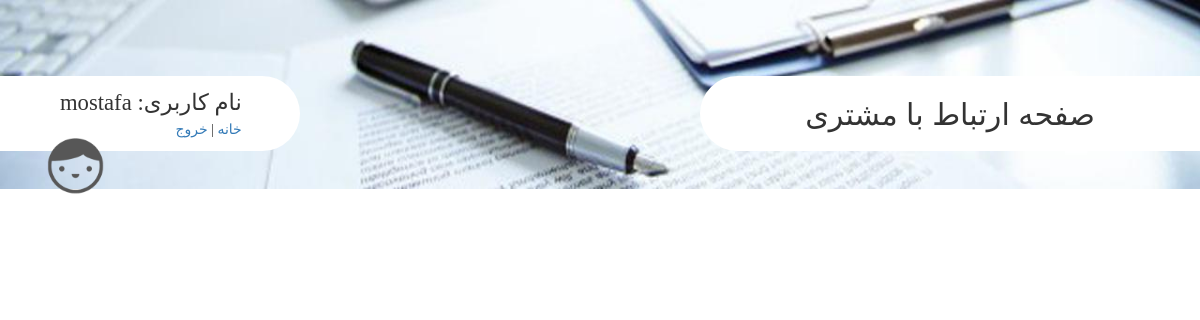
The page /user/show_events/ (signed in) on the database as committed earlier.
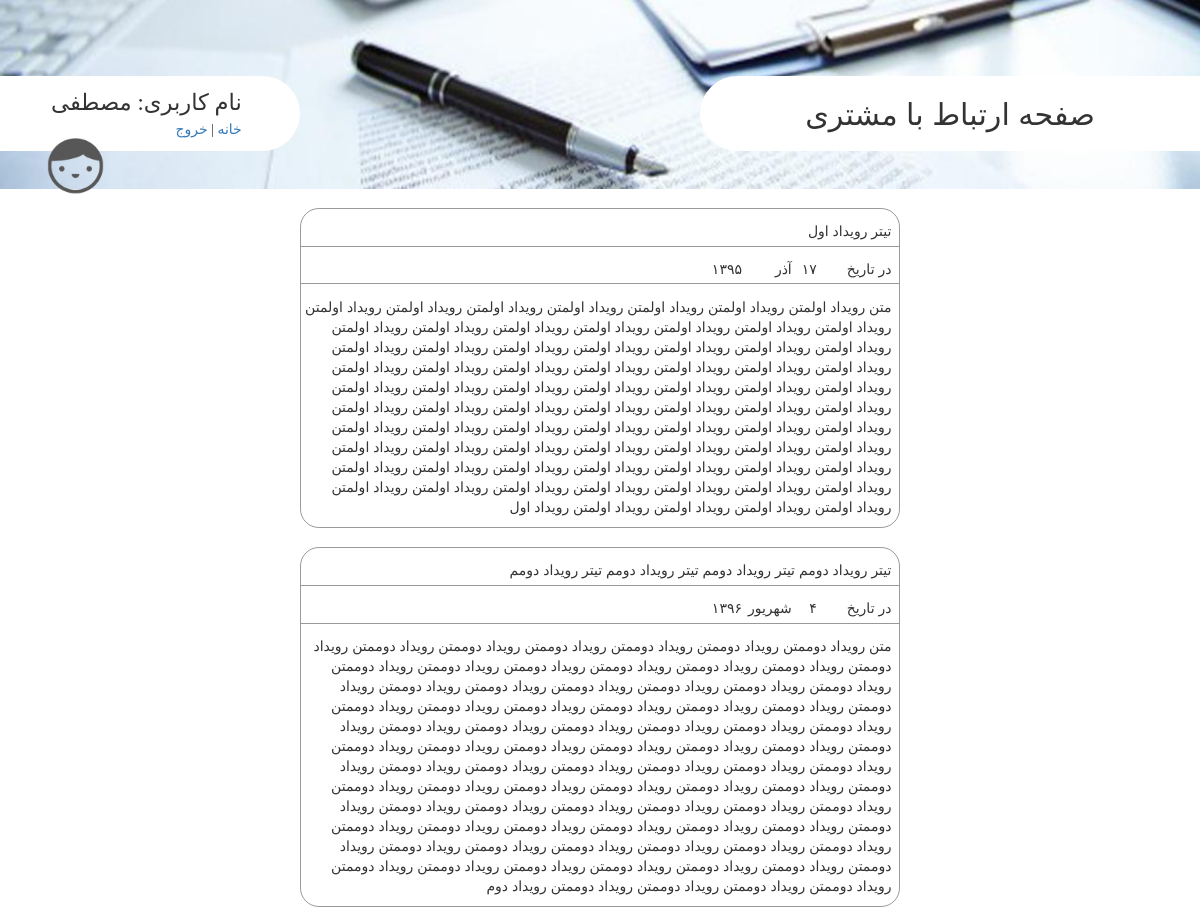
The same page on the database as committed later.
### UserManager/models.py (models this page shows, shortened)
class Customer(models.Model):
    user = models.OneToOneField(User,)
    username = models.CharField(max_length=100)
    name = models.CharField(max_length=100, null=True, verbose_name='نام')
    phoneNumber = models.CharField(max_length=50, verbose_name='شماره تلفن همراه',)
    email = models.EmailField(verbose_name='ایمیل',)
    moaref = models.CharField(max_length=200, verbose_name='نام معرف',)
    workPhoneNumber = models.CharField(max_length=50, verbose_name='تلفن محل کار',)
    address = models.TextField(verbose_name='آدرس',)
    companyName = models.TextField(verbose_name='نام شرکت',)
    class Meta:
        verbose_name_plural = 'مشتری'

class Event(models.Model):
    day = models.IntegerField(verbose_name='روز', choices=dayChoice)
    month = models.IntegerField(verbose_name='ماه', choices=monthChoice)
    year = models.IntegerField(verbose_name='سال', choices=yearChoice)
    customer = models.ForeignKey(Customer, verbose_name='مشتری', )
    title = models.CharField(verbose_name='تیتر', max_length=200, null=True, blank=True)
    text = models.TextField(verbose_name='متن', )

### UserManager/views.py (the view)
# urls.py: url(r'show_events/', view=views.show_event, name='ShowEvents'),
@login_required(login_url='/user/login/')
def show_event(request):
    customer = Customer.objects.get(user=request.user)
    context = {'customer':customer, 'events':customer.event_set.all()}
    return render(request, 'showEvents.html', context=context)

### ReserveForm/templatetags/toPersian.py (called while the page is built, shortened)
@register.filter
def IntegerToPersian(number):
    if number is None:
        return None
    if number==0:
        return '۰'
    persian_number = ''
    while(number>=1):
        digit = number%10
        persian_number = toPersianDigit(digit)+persian_number
        number = int(number/10)
    return persian_number

def toPersianDigit(digit):
    if digit is None:
        return None
    if digit==1:
        return '۱'
    if digit==2:
        return '۲'
    if digit==3:
        return '۳'
    if digit==4:
        return '۴'
    if digit==5:
        return '۵'
    if digit==6:
        return '۶'
    if digit==7:
        return '۷'
    if digit==8:
        return '۸'
    if digit==9:
        return '۹'
    if digit==0:
        return '۰'

@register.filter()
def MonthToPersian(month):
    print('month:'+str(month)+' '+str(type(month)))
    if month == 1:
        return 'فروردین'
    if month == 2:
        return 'اردیبهشت'
    if month == 3:
        return 'خرداد'
    if month == 4:
        return 'تیر'
    if month == 5:
        return 'مرداد'
    if month == 6:
        return 'شهریور'
    if month == 7:
        return 'مهر'
    if month == 8:
        return 'آبان'
    if month == 9:
        return 'آذر'

### templates/showEvents.html
{% extends 'customerBase.html' %}
{% load static %}
{% load toPersian %}
{% block load_style_file %}
    <link href="{% static 'css/showEvents.css' %}" type="text/css" rel="stylesheet">
{% endblock %}
{% block content %}
    <div id="main-content-wrapper" class="container-fluid">
        <div class="row">
            <div class="col-md-6 col-md-offset-3 container-fluid">
                {% for event in events %}
                    <div class="row event-wrapper">
                        <div class="title-wrapper text-wrapper">{{ event.title }}</div>
                        <div class="date-wrapper container-fluid">
                            <div class="row">
                                <div class= "col-md-6 col-md-offset-6 container-fluid">
                                    <div class="row">
                                        <div class="col-md-1 col-md-offset-5 text-wrapper center-horizontally">{{ event.year|IntegerToPersian }}</div>
                                        <div class="col-md-2 text-wrapper">{{ event.month|MonthToPersian }}</div>
                                        <div class="col-md-1 text-wrapper">{{ event.day|IntegerToPersian }}</div>
                                        <div class="col-md-3 text-wrapper">در تاریخ</div>
                                    </div>
                                </div>
                            </div>
                        </div>
                        <div class="content-wrapper text-wrapper">{{ event.text }}</div>
                    </div>
                {% endfor %}
            </div>
        </div>
    </div>
{% endblock %}

### templates/customerBase.html (shortened to what this page needs)
<!DOCTYPE html>
{% load static %}
<html lang="en">
<head>
    <link href="{% static 'bootstrap-3.3.7-dist/css/bootstrap.min.css' %}" rel="stylesheet" type="text/css">
    <link href="{% static 'css/customer_base.css' %}" type="text/css" rel="stylesheet">
    {% block load_style_file %}
    {% endblock %}
</head>
<body>
{% block header_page %}
    <div id="header-wrapper" class="container-fluid">
        <div class="row">
            <div id="user-property-wrapper" class="col-md-3">
                <div id="container-property" class="center-vertically">
                    <div id="username-wrapper">
                        <div id="username-label-wrapper">نام کاربری:</div>
                        <div id="username-value-wrapper">{{ customer.name }}</div>
                    </div>
                    <div id="links-wrapper">
                        <div id="home-link"><a href="{% url 'HomepageCustomer' %}">خانه</a> |</div>
                        <div id="exit-link"><a href="{% url 'Exit' %}">خروج</a></div>
                    </div>
                </div>
                <div id="image-wrapper" class="center-vertically">
                    <img class="img-circle" src="{% static 'img/anonymous.png' %}">
                </div>
            </div>
            <div id="page-title-wrapper" class="col-md-5 col-md-offset-4">صفحه ارتباط با مشتری</div>
        </div>
    </div>
{% endblock %}
{% block content %}
{% endblock %}
</body>
</html>

### static/css/customer_base.css (style rules this page uses)
.center-vertically { position: relative; top: 50%; -webkit-transform: translateY(-50%); -moz-transform: translateY(-50%); -ms-transform: translateY(-50%); -o-transform: translateY(-50%); transform: translateY(-50%); }
.center-horizontally { text-align: center; }
#header-wrapper { background-image: url("/static/img/header.jpg"); height: 5cm; background-size:100% 100% ; background-repeat: no-repeat; }
#header-wrapper .row { margin-top: 2cm; }
#user-property-wrapper { background-color: white; height: 2cm; border-bottom-right-radius: 1cm; border-top-right-radius: 1cm; font-family: "B Yekan+"; }
#page-title-wrapper { background-color: white; height: 2cm; border-bottom-left-radius: 1cm; border-top-left-radius: 1cm; font-size: 0.8cm; text-align: center; padding-top: 0.4cm; }
#user-property-wrapper #container-property { display: inline-block; width: 6cm; float: left; }
#username-wrapper { direction: rtl; font-size: 0.6cm; }
#user-property-wrapper #username-label-wrapper { direction: rtl; display: inline-block; }
#user-property-wrapper #username-value-wrapper { display: inline-block; }
#links-wrapper { direction: rtl; }
#links-wrapper #exit-link { display: inline-block; }
#links-wrapper #home-link { display: inline-block; }
#image-wrapper { display: inline-block; -webkit-border-radius:50%; -moz-border-radius:50%; border-radius:50%; position: relative; left:0.6cm; }
#image-wrapper img { height: 2cm; width: 2cm; }

### static/css/showEvents.css (style rules this page uses)
.text-wrapper { direction: rtl; padding-top: 0.3cm; padding-right: 0.2cm; padding-bottom: 0.3cm; }
.event-wrapper { border: solid 1px #999999; margin-top: 0.5cm; border-radius: 0.5cm; }
.title-wrapper { height: 1cm; border-bottom: solid 1px #999999; }
.date-wrapper { height: 1cm; border-bottom: solid 1px #999999; }

Rows that differ between the two databases and show on the page:
changed Customer: name "mostafa" → "مصطفی"
added Event: title "تیتر رویداد اول", year|IntegerToPersian "۱۳۹۵", month|MonthToPersian "آذر", day|IntegerToPersian "۱۷", text "متن رویداد اولمتن رویداد اولمتن رویداد اولمتن رویداد اولمتن رویداد اولمتن رویداد اولمتن رویداد اولمتن رویداد اولمتن رویداد اولمتن رویداد اولمتن رویداد اولمتن رویداد اولمتن رویداد اولمتن رویداد اولمتن رویداد اولمتن رویداد اولمتن رویداد اولمتن رویداد اولمتن رویداد اولمتن رویداد اولمتن رویداد اولمتن رویداد اولمتن رویداد اولمتن رویداد اولمتن رویداد اولمتن رویداد اولمتن رویداد اولمتن رویداد اولمتن رویداد اولمتن رویداد اولمتن رویداد اولمتن رویداد اولمتن رویداد اولمتن رویداد اولمتن رویداد اولمتن رویداد اولمتن رویداد اولمتن رویداد اولمتن رویداد اولمتن رویداد اولمتن رویداد اولمتن رویداد اولمتن رویداد اولمتن رویداد اولمتن رویداد اولمتن رویداد اولمتن رویداد اولمتن رویداد اولمتن رویداد اولمتن رویداد…"
added Event: title "تیتر رویداد دومم تیتر رویداد دومم تیتر رویداد دومم تیتر رویداد دومم", year|IntegerToPersian "۱۳۹۶", month|MonthToPersian "شهریور", day|IntegerToPersian "۴", text "متن رویداد دوممتن رویداد دوممتن رویداد دوممتن رویداد دوممتن رویداد دوممتن رویداد دوممتن رویداد دوممتن رویداد دوممتن رویداد دوممتن رویداد دوممتن رویداد دوممتن رویداد دوممتن رویداد دوممتن رویداد دوممتن رویداد دوممتن رویداد دوممتن رویداد دوممتن رویداد دوممتن رویداد دوممتن رویداد دوممتن رویداد دوممتن رویداد دوممتن رویداد دوممتن رویداد دوممتن رویداد دوممتن رویداد دوممتن رویداد دوممتن رویداد دوممتن رویداد دوممتن رویداد دوممتن رویداد دوممتن رویداد دوممتن رویداد دوممتن رویداد دوممتن رویداد دوممتن رویداد دوممتن رویداد دوممتن رویداد دوممتن رویداد دوممتن رویداد دوممتن رویداد دوممتن رویداد دوممتن رویداد دوممتن رویداد دوممتن رویداد دوممتن رویداد دوممتن رویداد دوممتن رویداد دوممتن رویداد دوممتن رویداد…"
